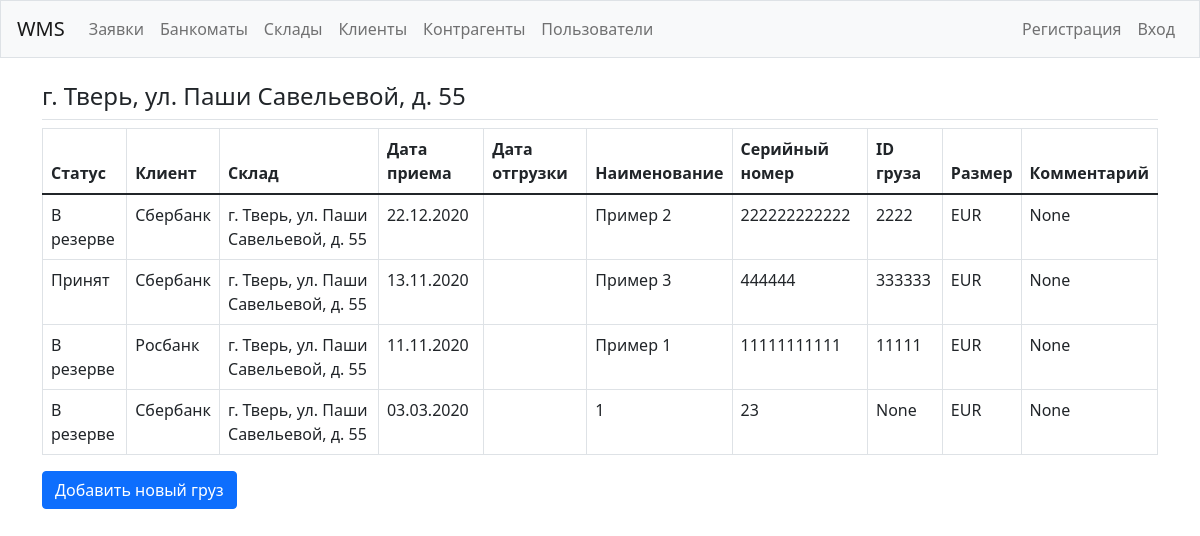
/storages/1/, run on an earlier commit of the app's database.
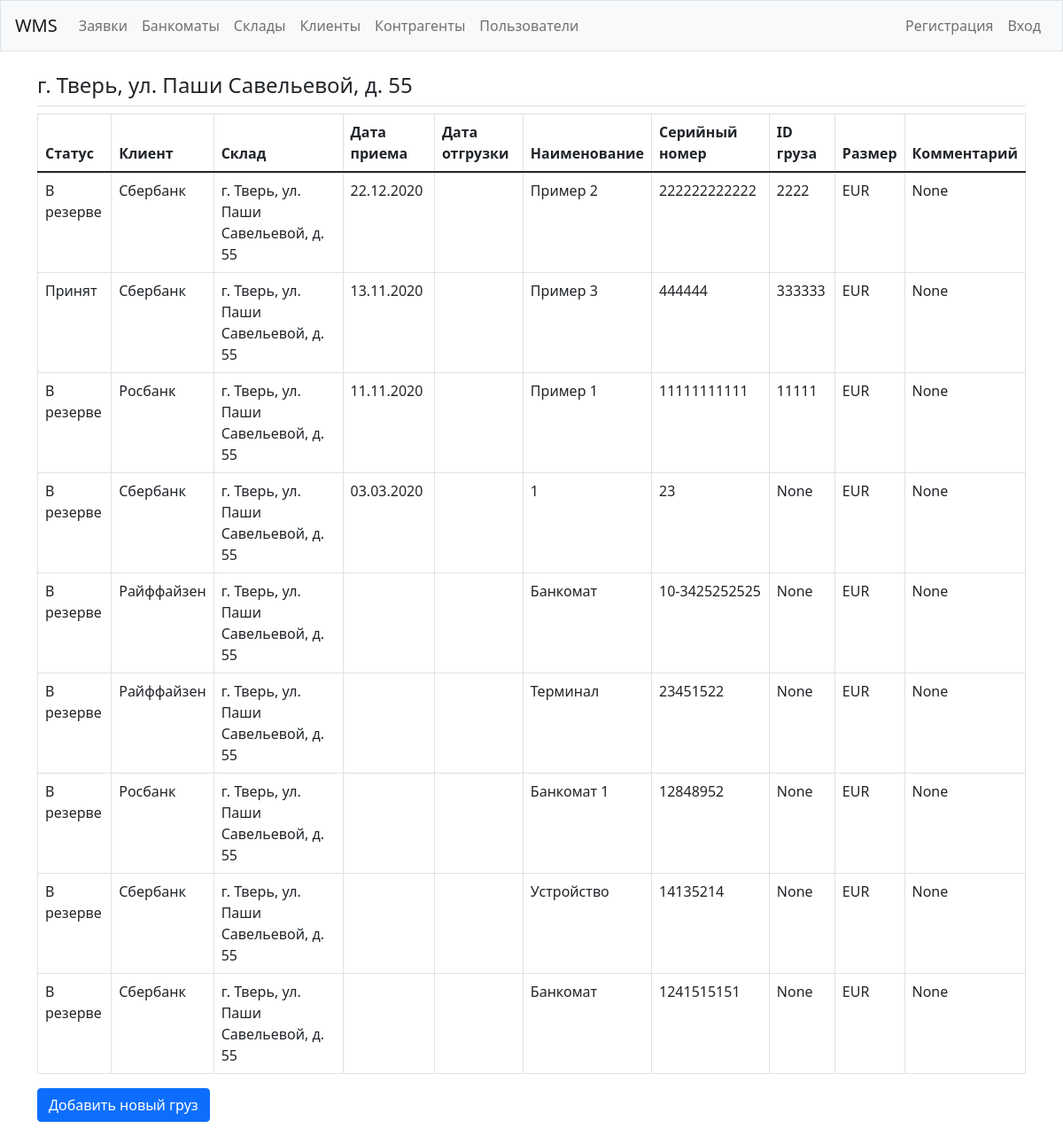
And on a later commit of the database.
### wms/models.py (models this page shows, shortened)
class Storage(models.Model):
    contractor = models.ForeignKey(Contractor, on_delete=models.SET_NULL, null=True)
    address = models.CharField(max_length=200)
    rate_pallet = models.DecimalField(max_digits=9999, decimal_places=2, null=True)
    rate_oversize_pallet = models.DecimalField(max_digits=9999, decimal_places=2, null=True)
    rate_volume = models.DecimalField(max_digits=9999, decimal_places=2, null=True)
    rate_in = models.DecimalField(max_digits=9999, decimal_places=2, null=True)
    rate_out = models.DecimalField(max_digits=9999, decimal_places=2, null=True)
    rate_oversize_in = models.DecimalField(max_digits=9999, decimal_places=2, null=True)
    rate_oversize_out = models.DecimalField(max_digits=9999, decimal_places=2, null=True)
    def __str__(self):
        return self.address

class Atm(models.Model):
    status = models.CharField(
        max_length=10,
        choices=Status.choices,
        default=Status.in_reserve,
    )
    client = models.ForeignKey(Client, on_delete=models.SET_NULL, null=True)
    storage = models.ForeignKey(Storage, on_delete=models.SET_NULL, null=True)
    date_in = models.DateField('Дата приема', blank=True, null=True)
    date_out = models.DateField('Дата отгрузки', blank=True, null=True)
    name = models.CharField(max_length=200)
    serial_num = models.CharField(max_length=200)
    atm_id = models.CharField(max_length=200, blank=True, null=True)
    size = models.CharField(
        max_length=10,
        choices=Size.choices,
        default=Size.EUR,
    )
    commentary = models.CharField(max_length=200, blank=True, null=True)

class Client(models.Model):
    name = models.CharField(max_length=200)
    pub_date = models.DateTimeField('date published', auto_now_add=True)
    def __str__(self):
        return self.name

### wms/views.py (the view)
# urls.py: path('storages/<int:storage_id>/', views.storage, name='storage'),
def storage(request, storage_id):
    storage = Storage.objects.get(id=storage_id)
    atms = storage.atm_set.order_by('-date_in')
    context = {'storage': storage, 'atms': atms}
    return render(request, 'wms/storage.html', context)

### wms/templates/wms/storage.html
{% extends "wms/base.html" %}
{% block page_header %}
  <h4>{{ storage }}</h4>
{% endblock page_header %}
{% block content %}
<table class="table table-bordered">
  <thead>
    <tr>
      <th scope="col">Статус</th>
      <th scope="col">Клиент</th>
      <th scope="col">Склад</th>
      <th scope="col">Дата приема</th>
      <th scope="col">Дата отгрузки</th>
      <th scope="col">Наименование</th>
      <th scope="col">Серийный номер</th>
      <th scope="col">ID груза</th>
      <th scope="col">Размер</th>
      <th scope="col">Комментарий</th>
    </tr>
  </thead>
  <tbody>
    {% for atm in atms %}
      <tr>
        <td>{{ atm.status }}</td>
        <td>{{ atm.client }}</td>
        <td>{{ atm.storage }}</td>
        <td>{{ atm.date_in|date:'d.m.Y' }}</td>
        <td>{{ atm.date_out|date:'d.m.Y' }}</td>
        <td>{{ atm.name }}</td>
        <td>{{ atm.serial_num }}</td>
        <td>{{ atm.atm_id }}</td>
        <td>{{ atm.size }}</td>
        <td>{{ atm.commentary }}</td>
      </tr>
    {% empty %}
      <tr>
        <td>Не добавлено ни одного груза. Добавьте первый груз.</td>
      </tr>
    {% endfor %}
  </tbody>
</table>
<div>
  <a class="btn btn-primary mb-3" href="{% url 'wms:new_atm' %}">Добавить новый груз</a>
</div>
{% endblock content %}

### wms/templates/wms/base.html (shortened to what this page needs)
{% load bootstrap4 %}
{% load static %}
<!doctype html>
<html lang="en">
<head>
    {% bootstrap_css %}
    <link href="https://cdn.jsdelivr.net/npm/bootstrap@5.0.0-beta2/dist/css/bootstrap.min.css" rel="stylesheet">
</head>
<body>
    <nav class="navbar navbar-expand-md navbar-light bg-light mb-4 border">
        <a class="navbar-brand" href="{% url 'wms:index' %}">WMS</a>
        <div class="collapse navbar-collapse" id="navbarCollapse">
            <ul class="navbar-nav mr-auto">
                <li class="nav-item">
                    <a class="nav-link" href="{% url 'wms:orders' %}">Заявки</a>
                </li>
                <li class="nav-item">
                    <a class="nav-link" href="{% url 'wms:atms' %}">Банкоматы</a>
                </li>
                <li class="nav-item">
                    <a class="nav-link" href="{% url 'wms:storages' %}">Склады</a>
                </li>
                <li class="nav-item">
                    <a class="nav-link" href="{% url 'wms:clients' %}">Клиенты</a>
                </li>
                <li class="nav-item">
                    <a class="nav-link" href="{% url 'wms:contractors' %}">Контрагенты</a>
                </li>
                <li class="nav-item">
                    <a class="nav-link" href="{% url 'wms:customers' %}">Пользователи</a>
                </li>
            </ul>
            <ul class="navbar-nav ml-auto">
                {% if user.is_authenticated %}
                    <li class="nav-item">
                        <span class="navbar-text">Hello, {{ user.username }}.</span>
                    </li>
                    <li class="nav-item">
                        <a class="nav-link" href="{% url 'users:logout' %}">Выход</a>
                    </li>
                {% else %}
                    <li class="nav-item">
                        <a class="nav-link" href="{% url 'users:register' %}">Регистрация</a>
                    </li>
                    <li class="nav-item">
                        <a class="nav-link" href="{% url 'users:login' %}">Вход</a>
                    </li>
                {% endif %}
            </ul>
        </div>
    </nav>
    <main role="main" class="container">
        <div class="pg-2 mb-2 border-bottom">
            {% block page_header %}{% endblock page_header %}
        </div>
        <div>
            {% block content %}{% endblock content %}
        </div>
    </main>
</body>
</html>

### wms/templates/wms/base.html (style rules this page uses)
li { list-style-type: none; }

What changed in the data, as far as the page shows it:
added Atm: status "В резерве", client "Райффайзен", storage "г. Тверь, ул. Паши Савельевой, д. 55", name "Банкомат", serial_num "10-3425252525", atm_id "None", size "EUR", commentary "None"
added Atm: status "В резерве", client "Райффайзен", storage "г. Тверь, ул. Паши Савельевой, д. 55", name "Терминал", serial_num "23451522", atm_id "None", size "EUR", commentary "None"
added Atm: status "В резерве", client "Росбанк", storage "г. Тверь, ул. Паши Савельевой, д. 55", name "Банкомат 1", serial_num "12848952", atm_id "None", size "EUR", commentary "None"
added Atm: status "В резерве", client "Сбербанк", storage "г. Тверь, ул. Паши Савельевой, д. 55", name "Устройство", serial_num "14135214", atm_id "None", size "EUR", commentary "None"
added Atm: status "В резерве", client "Сбербанк", storage "г. Тверь, ул. Паши Савельевой, д. 55", name "Банкомат", serial_num "1241515151", atm_id "None", size "EUR", commentary "None"
